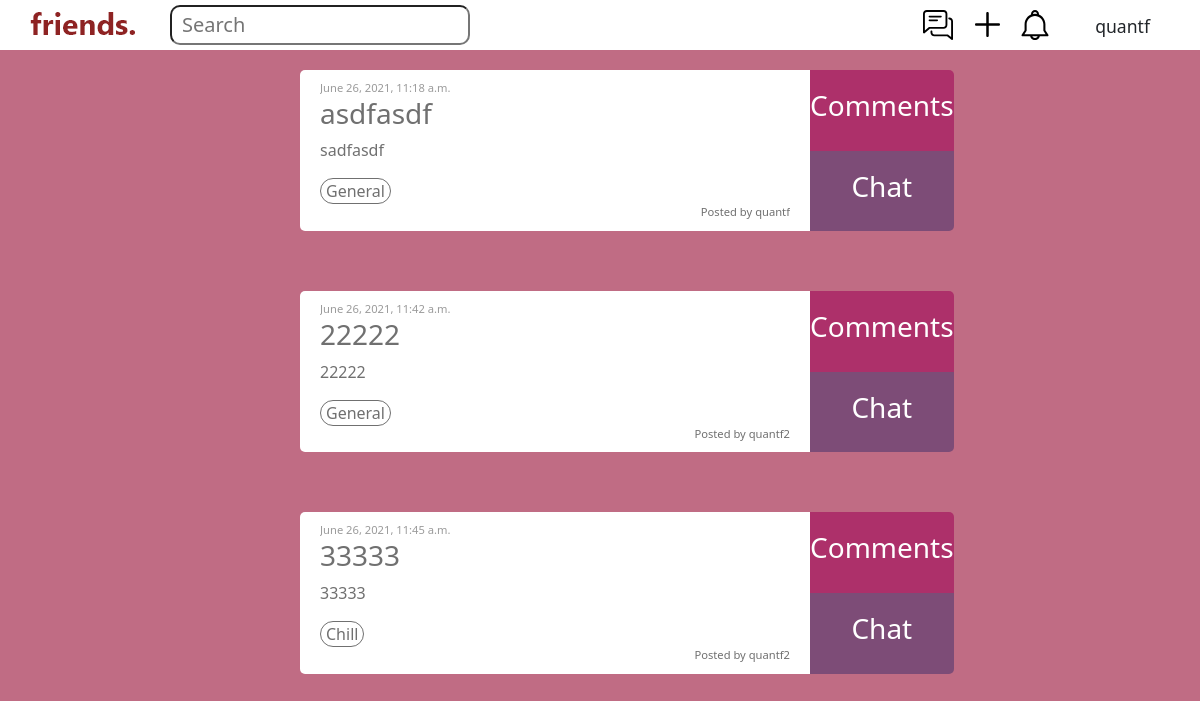
The app's page / (signed in) with its own data.
### main/models.py (models this page shows, shortened)
class Thread(models.Model):
	user = models.ForeignKey(User, on_delete=models.CASCADE)
	title = models.CharField(max_length=100, default='', blank=True)
	content = models.CharField(max_length=1000, default='', blank=True)
	tags = models.JSONField(default=list, null=True)
	location = models.CharField(max_length=30, default='General'),
	created_at = models.DateTimeField(auto_now_add=True)
	class Meta:
		unique_together = (("title", "content"),)

### main/views.py (the view)
# urls.py: path("", views.view, name="view"),
@login_required(login_url='/loginprompt/')
def view(response):
	tlist = Thread.objects.all()
	return render(response, "main/view.html", {"tlist":tlist})

### main/templates/main/view.html (shortened to what this page needs)
{% extends 'main/base.html' %}
{% load static %}
{% block content %}
	<div class="center">
		{% for t in tlist %}
			<div class="grid-container-view">
				<div class="post-info">
					<p class="post-datetime">{{t.created_at}}</p>
					<h3>{{t.title}}</h3>
					<p>{{t.content}}</p>
					{% for tag in t.tags %}
						<div class="tags">
							{{tag}}
						</div>
					{% endfor %}
					<div class="postedby">
						<p>Posted by {{t.user}}</p>
					</div>
				</div>
				<div class="commentorchat">
					<a href="/thread/{{t.id}}">
						<div class="comments-btn">
							<h3>Comments</h3>
						</div>
					</a>
					<a href="/threadchat/{{t.id}}">
						<div class="joinchat">
							<h3>Chat</h3>
						</div>
					</a>
				</div>
			</div>
		{% endfor %}
	</div>
{% endblock %}

### main/templates/main/base.html (shortened to what this page needs)
{% load static %}
<!doctype html>
<html lang="en">
<head>
	<link href="https://cdn.jsdelivr.net/npm/bootstrap@5.0.1/dist/css/bootstrap.min.css" rel="stylesheet">
	<link rel="stylesheet" href="{% static 'css/styles.css' %}">
</head>
<body>
	<nav class="topnav">
		<a class="brand" href="/">
			<img src="{% static 'images/friends.png' %}" alt="home">
		</a>
		<form class="searchbar" method="get" action="search">
			<input class="bar" type="search" name="q" placeholder="Search" aria-label="Search" />
		</form>
		{% if user.is_authenticated %}
			<a class="topnavicon" href="/notifications">
				<img class='bell' src="{% static 'images/bell.svg' %}" alt="notifs">
			</a>
			<a class="topnavicon" href="/create">
				<img class='plus' src="{% static 'images/plus.svg' %}" alt="create">
			</a>
			<a class="topnavicon" href="/chatlist">
				<img class='chatlist' src="{% static 'images/chat.svg' %}" alt="chatlist">
			</a>
			<div class="dropdown">
				<p>{{user}}</p>
			</div>
		{% endif %}
	</nav>
	<div class="main">
		{% block content %}
		{% endblock %}
	</div>
</body>
</html>

### main/static/css/styles.css (style rules this page uses)
a { color: black; text-decoration: none; }
.bell { height: 30px; position: absolute; right: 150px; margin-top: 10px; }
body { background-color: #c06c84; }
.bar { position: absolute; width: 300px; height: 40px; top: 5px; left: 50px; border-radius: 10px; }
.bar::placeholder { position: absolute; font-size: 20px; top: 4px; left: 10px }
.brand { position: absolute; left: 30px; padding-top: 3px; }
.center { width: 50%; margin: 0 auto; padding-top: 20px; }
.chatlist { height: 30px; position: absolute; right: 247px; margin-top: 10px; }
.commentorchat { height: 100%; display: grid; grid-template-rows: 50% 50%; border-radius: 0 5px 5px 0; height: 100%; padding: 0; }
.commentorchat a { color: white; height: 100%; font-size: 150%; }
.comments-btn { padding: 8px 0; background-color: #AD306A; height: 100%; border-top-right-radius: 5px; text-align: center; padding-top: 19px; }
.comments-btn h3 { display: inline-block; margin-bottom: 0; }
.dropdown { position: absolute; display: inline-block; right: 50px; margin-top: 13px; font-size: 1.1rem; }
.grid-container-view { display: grid; grid-template-columns: 85% 15%; padding-bottom: 60px; }
.joinchat { padding: 8px 0; background-color: #7D4C77; height: 100%; border-bottom-right-radius: 5px; text-align: center; padding-top: 19px; }
.joinchat h3 { display: inline-block; }
.main { margin-top: 50px; }
.plus { height: 25px; position: absolute; right: 200px; margin-top: 12px; }
.post-datetime { font-size: 0.7rem; margin-bottom: 0; opacity: 70%; }
.post-info { background-color: white; border-radius: 5px 0 0 5px; height: 100%; color: #707070; padding: 10px 20px; }
.post-info h3 { display: inline-block; }
.post-info p { overflow: hidden; white-space: nowrap; text-overflow: ellipsis; }
.postedby { font-size: 0.7rem; text-align: right; }
.postedby p { margin-bottom: 0; }
.searchbar { position: absolute; left: 120px; }
.tags { display: inline-block; border-style: solid; border-width: thin; border-radius: 20px; padding: 0 5px; }
.topnav { position: fixed; top: 0; width: 100%; height: 50px; background-color: white; }
.topnavicon { display: block; }

### records on screen
Thread: created_at "June 26, 2021, 11:18 a.m.", title "asdfasdf", content "sadfasdf", tags "General", user "quantf"
Thread: created_at "June 26, 2021, 11:42 a.m.", title "22222", content "22222", tags "General", user "quantf2"
Thread: created_at "June 26, 2021, 11:45 a.m.", title "33333", content "33333", tags "Chill", user "quantf2"

### other values on screen
{{ user }} "quantf"
